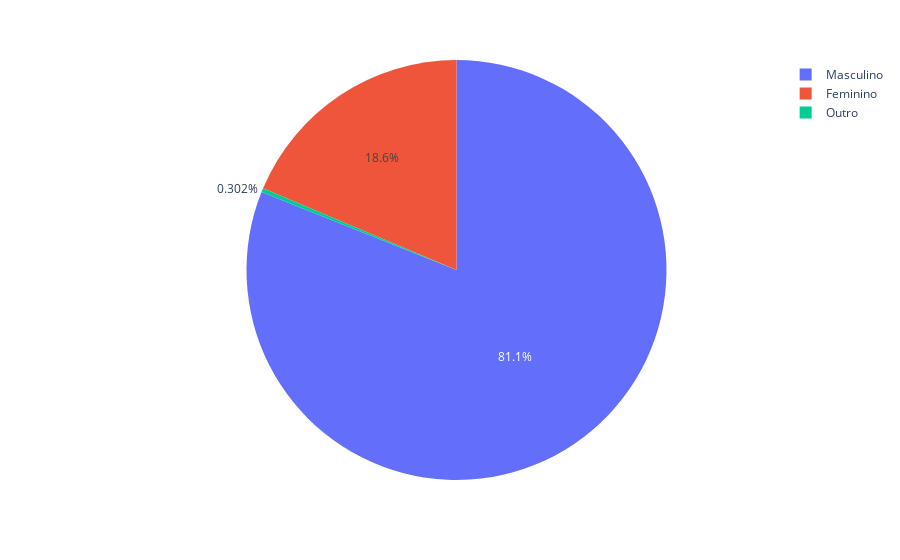

Source (notebook cell):
### Code cell
import plotly.express as px

fig = px.pie(df_pie, values=df_pie.values, names=df_pie.index)
fig.show()

### Figure 1 — Plotly figure (JSON) as saved in the notebook; plotly's stock layout.template omitted (floating-point values rounded to 4 significant figures)
{"data": [{"domain": {"x": [0, 1], "y": [0, 1]}, "hovertemplate": "index=%{label}<br>value=%{value}<extra></extra>", "labels": ["Masculino", "Feminino", "Outro"], "legendgroup": "", "name": "", "showlegend": true, "type": "pie", "values": [2144, 493, 8]}], "layout": {"autosize": true, "legend": {"tracegroupgap": 0}, "margin": {"t": 60}}}
